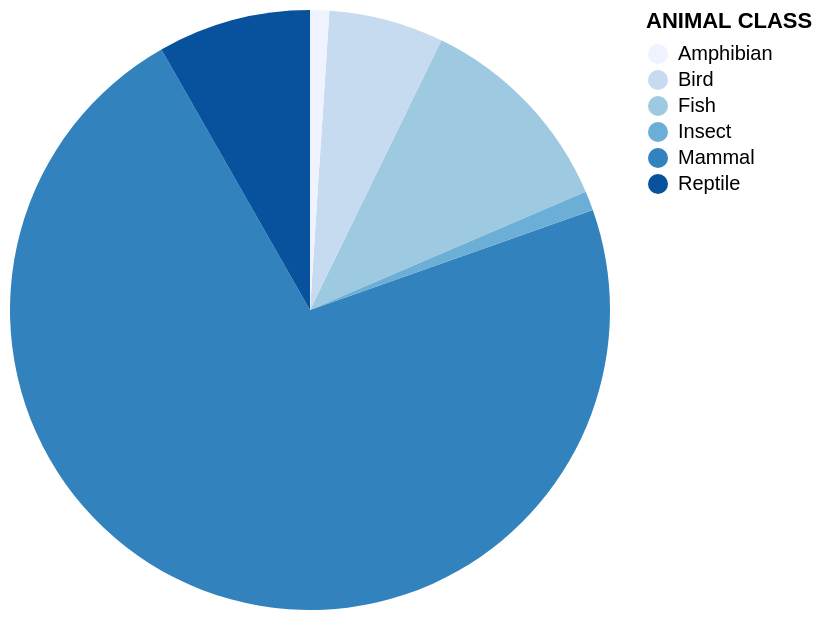

The notebook cell this image was saved under:
### Markdown cell above
### Animal Class

### Code cell
alt.Chart(wwfSpeciesList).mark_arc().encode(
    alt.Angle("count(ANIMAL CLASS):Q"),
    alt.Color("ANIMAL CLASS:N").scale(range=["#eff3ff", "#c6dbef", "#9ecae1", "#6baed6", "#3182bd", "#08519c"])
)

### Figure 1 — Vega-Lite specification as saved in the notebook (floating-point values rounded to 4 significant figures)
{"config": {"view": {"continuousWidth": 300, "continuousHeight": 300}}, "data": {"name": "data-e80cb87e82b1775128dae272ba3446ce"}, "mark": {"type": "arc"}, "encoding": {"angle": {"aggregate": "count", "field": "ANIMAL CLASS", "type": "quantitative"}, "color": {"field": "ANIMAL CLASS", "scale": {"range": ["#eff3ff", "#c6dbef", "#9ecae1", "#6baed6", "#3182bd", "#08519c"]}, "type": "nominal"}}, "$schema": "https://vega.github.io/schema/vega-lite/v5.20.1.json", "datasets": {"data-e80cb87e82b1775128dae272ba3446ce": [{"COMMON NAME": "African forest elephant", "SCIENTIFIC NAME": null, "CONSERVATION STATUS": "Critically Endangered", "LAND/WATER": "Land", "ANIMAL CLASS": "Mammal"}, {"COMMON NAME": "Amur Leopard", "SCIENTIFIC NAME": "Panthera pardus orientalis", "CONSERVATION STATUS": "Critically Endangered", "LAND/WATER": "Land", "ANIMAL CLASS": "Mammal"}, {"COMMON NAME": "Black Rhino", "SCIENTIFIC NAME": "Diceros bicornis", "CONSERVATION STATUS": "Critically Endangered", "LAND/WATER": "Land", "ANIMAL CLASS": "Mammal"}, {"COMMON NAME": "Bornean Orangutan", "SCIENTIFIC NAME": "Pongo pygmaeus", "CONSERVATION STATUS": "Critically Endangered", "LAND/WATER": "Land", "ANIMAL CLASS": "Mammal"}, {"COMMON NAME": "Cross River Gorilla", "SCIENTIFIC NAME": "Gorilla gorilla diehli", "CONSERVATION STATUS": "Critically Endangered", "LAND/WATER": "Land", "ANIMAL CLASS": "Mammal"}, {"COMMON NAME": "Eastern Lowland Gorilla", "SCIENTIFIC NAME": "Gorilla beringei graueri", "CONSERVATION STATUS": "Critically Endangered", "LAND/WATER": "Land", "ANIMAL CLASS": "Mammal"}, {"COMMON NAME": "Hawksbill Turtle", "SCIENTIFIC NAME": "Eretmochelys imbricata", "CONSERVATION STATUS": "Critically Endangered", "LAND/WATER": "Water", "ANIMAL CLASS": "Reptile"}, {"COMMON NAME": "Javan Rhino", "SCIENTIFIC NAME": "Rhinoceros sondaicus", "CONSERVATION STATUS": "Critically Endangered", "LAND/WATER": "Land", "ANIMAL CLASS": "Mammal"}, {"COMMON NAME": "Orangutan", "SCIENTIFIC NAME": "Pongo abelii, Pongo pygmaeus", "CONSERVATION STATUS": "Critically Endangered", "LAND/WATER": "Land", "ANIMAL CLASS": "Mammal"}, {"COMMON NAME": "Saola", "SCIENTIFIC NAME": "Pseudoryx nghetinhensis", "CONSERVATION STATUS": "Critically Endangered", "LAND/WATER": "Land", "ANIMAL CLASS": "Mammal"}, {"COMMON NAME": "Sumatran Elephant", "SCIENTIFIC NAME": "Elephas maximus sumatranus", "CONSERVATION STATUS": "Critically Endangered", "LAND/WATER": "Land", "ANIMAL CLASS": "Mammal"}, {"COMMON NAME": "Sumatran Orangutan", "SCIENTIFIC NAME": "Pongo abelii", "CONSERVATION STATUS": "Critically Endangered", "LAND/WATER": "Land", "ANIMAL CLASS": "Mammal"}, {"COMMON NAME": "Sumatran Rhino", "SCIENTIFIC NAME": "Dicerorhinus sumatrensis", "CONSERVATION STATUS": "Critically Endangered", "LAND/WATER": "Land", "ANIMAL CLASS": "Mammal"}, {"COMMON NAME": "Sunda Tiger", "SCIENTIFIC NAME": "Panthera tigris sondaica", "CONSERVATION STATUS": "Critically Endangered", "LAND/WATER": "Land", "ANIMAL CLASS": "Mammal"}, {"COMMON NAME": "Vaquita", "SCIENTIFIC NAME": "Phocoena sinus", "CONSERVATION STATUS": "Critically Endangered", "LAND/WATER": "Water", "ANIMAL CLASS": "Mammal"}, {"COMMON NAME": "Western Lowland Gorilla", "SCIENTIFIC NAME": "Gorilla gorilla gorilla", "CONSERVATION STATUS": "Critically Endangered", "LAND/WATER": "Land", "ANIMAL CLASS": "Mammal"}, {"COMMON NAME": "Yangtze Finless Porpoise", "SCIENTIFIC NAME": "Neophocaena asiaeorientalis ssp. asiaeorientalis", "CONSERVATION STATUS": "Critically Endangered", "LAND/WATER": "Water", "ANIMAL CLASS": "Mammal"}, {"COMMON NAME": "African savanna elephant", "SCIENTIFIC NAME": "Loxodonta africana africana", "CONSERVATION STATUS": "Endangered", "LAND/WATER": "Land", "ANIMAL CLASS": "Mammal"}, {"COMMON NAME": "African Wild Dog", "SCIENTIFIC NAME": "Lycaon pictus", "CONSERVATION STATUS": "Endangered", "LAND/WATER": "Land", "ANIMAL CLASS": "Mammal"}, {"COMMON NAME": "Asian Elephant", "SCIENTIFIC NAME": "Elephas maximus indicus", "CONSERVATION STATUS": "Endangered", "LAND/WATER": "Land", "ANIMAL CLASS": "Mammal"}, {"COMMON NAME": "Black-footed Ferret", "SCIENTIFIC NAME": "Mustela nigripes", "CONSERVATION STATUS": "Endangered", "LAND/WATER": "Land", "ANIMAL CLASS": "Mammal"}, {"COMMON NAME": "Blue Whale", "SCIENTIFIC NAME": "Balaenoptera musculus", "CONSERVATION STATUS": "Endangered", "LAND/WATER": "Water", "ANIMAL CLASS": "Mammal"}, {"COMMON NAME": "Bluefin Tuna", "SCIENTIFIC NAME": "Thunnus Thynnus", "CONSERVATION STATUS": "Endangered", "LAND/WATER": "Water", "ANIMAL CLASS": "Fish"}, {"COMMON NAME": "Bonobo", "SCIENTIFIC NAME": "Pan paniscus", "CONSERVATION STATUS": "Endangered", "LAND/WATER": "Land", "ANIMAL CLASS": "Mammal"}, {"COMMON NAME": "Bornean Elephant", "SCIENTIFIC NAME": "Elephas maximus borneensis", "CONSERVATION STATUS": "Endangered", "LAND/WATER": "Land", "ANIMAL CLASS": "Mammal"}, {"COMMON NAME": "Chimpanzee", "SCIENTIFIC NAME": "Pan troglodytes", "CONSERVATION STATUS": "Endangered", "LAND/WATER": "Land", "ANIMAL CLASS": "Mammal"}, {"COMMON NAME": "Fin Whale", "SCIENTIFIC NAME": "Balaenoptera physalus", "CONSERVATION STATUS": "Endangered", "LAND/WATER": "Water", "ANIMAL CLASS": "Mammal"}, {"COMMON NAME": "Galápagos Penguin", "SCIENTIFIC NAME": "Spheniscus mendiculus", "CONSERVATION STATUS": "Endangered", "LAND/WATER": "Water", "ANIMAL CLASS": "Bird"}, {"COMMON NAME": "Ganges River Dolphin", "SCIENTIFIC NAME": "Platanista gangetica gangetica", "CONSERVATION STATUS": "Endangered", "LAND/WATER": "Water", "ANIMAL CLASS": "Mammal"}, {"COMMON NAME": "Green Turtle", "SCIENTIFIC NAME": "Chelonia mydas", "CONSERVATION STATUS": "Endangered", "LAND/WATER": "Water", "ANIMAL CLASS": "Reptile"}, {"COMMON NAME": "Hector's Dolphin", "SCIENTIFIC NAME": "Cephalorhynchus hectori", "CONSERVATION STATUS": "Endangered", "LAND/WATER": "Water", "ANIMAL CLASS": "Mammal"}, {"COMMON NAME": "Humphead Wrasse", "SCIENTIFIC NAME": "Cheilinus undulatus", "CONSERVATION STATUS": "Endangered", "LAND/WATER": "Water", "ANIMAL CLASS": "Fish"}, {"COMMON NAME": "Indian Elephant", "SCIENTIFIC NAME": "Elephas maximus indicus", "CONSERVATION STATUS": "Endangered", "LAND/WATER": "Land", "ANIMAL CLASS": "Mammal"}, {"COMMON NAME": "Indus River Dolphin", "SCIENTIFIC NAME": "Platanista minor", "CONSERVATION STATUS": "Endangered", "LAND/WATER": "Water", "ANIMAL CLASS": "Mammal"}, {"COMMON NAME": "Irrawaddy Dolphin", "SCIENTIFIC NAME": "Orcaella brevirostris", "CONSERVATION STATUS": "Endangered", "LAND/WATER": "Water", "ANIMAL CLASS": "Mammal"}, {"COMMON NAME": "Monarch Butterfly", "SCIENTIFIC NAME": "Danaus plexippus", "CONSERVATION STATUS": "Endangered", "LAND/WATER": "Land", "ANIMAL CLASS": "Insect"}, {"COMMON NAME": "Mountain Gorilla", "SCIENTIFIC NAME": "Gorilla beringei beringei", "CONSERVATION STATUS": "Endangered", "LAND/WATER": "Land", "ANIMAL CLASS": "Mammal"}, {"COMMON NAME": "North Atlantic Right Whale", "SCIENTIFIC NAME": "Eubalaena glacialis", "CONSERVATION STATUS": "Endangered", "LAND/WATER": "Water", "ANIMAL CLASS": "Mammal"}, {"COMMON NAME": "Red Panda", "SCIENTIFIC NAME": "Ailurus fulgens", "CONSERVATION STATUS": "Endangered", "LAND/WATER": "Land", "ANIMAL CLASS": "Mammal"}, {"COMMON NAME": "Sea Lions", "SCIENTIFIC NAME": "Zalophus wollebaeki", "CONSERVATION STATUS": "Endangered", "LAND/WATER": "Water", "ANIMAL CLASS": "Mammal"}, {"COMMON NAME": "Sea Turtle", "SCIENTIFIC NAME": "Cheloniidae and Dermochelyidae families", "CONSERVATION STATUS": "Endangered", "LAND/WATER": "Water", "ANIMAL CLASS": "Reptile"}, {"COMMON NAME": "Sei Whale", "SCIENTIFIC NAME": "Balaenoptera borealis", "CONSERVATION STATUS": "Endangered", "LAND/WATER": "Water", "ANIMAL CLASS": "Mammal"}, {"COMMON NAME": "Sri Lankan Elephant", "SCIENTIFIC NAME": "Elephas maximus maximus", "CONSERVATION STATUS": "Endangered", "LAND/WATER": "Land", "ANIMAL CLASS": "Mammal"}, {"COMMON NAME": "Tiger", "SCIENTIFIC NAME": "Panthera tigris", "CONSERVATION STATUS": "Endangered", "LAND/WATER": "Land", "ANIMAL CLASS": "Mammal"}, {"COMMON NAME": "Whale", "SCIENTIFIC NAME": "Balaenoptera, Balaena, Eschrichtius, and Eubalaen", "CONSERVATION STATUS": "Endangered", "LAND/WATER": "Water", "ANIMAL CLASS": "Mammal"}, {"COMMON NAME": "Whale Shark", "SCIENTIFIC NAME": "Rhincodon typus", "CONSERVATION STATUS": "Endangered", "LAND/WATER": "Water", "ANIMAL CLASS": "Fish"}, {"COMMON NAME": "Bigeye Tuna", "SCIENTIFIC NAME": "Thunnus obesus", "CONSERVATION STATUS": "Vulnerable", "LAND/WATER": "Water", "ANIMAL CLASS": "Fish"}, {"COMMON NAME": "Black Spider Monkey", "SCIENTIFIC NAME": "Ateles paniscus", "CONSERVATION STATUS": "Vulnerable", "LAND/WATER": "Land", "ANIMAL CLASS": "Mammal"}, {"COMMON NAME": "Dugong", "SCIENTIFIC NAME": "Dugong dugon", "CONSERVATION STATUS": "Vulnerable", "LAND/WATER": "Water", "ANIMAL CLASS": "Mammal"}, {"COMMON NAME": "Giant Panda", "SCIENTIFIC NAME": "Ailuropoda melanoleuca", "CONSERVATION STATUS": "Vulnerable", "LAND/WATER": "Land", "ANIMAL CLASS": "Mammal"}, {"COMMON NAME": "Giant Tortoise", "SCIENTIFIC NAME": null, "CONSERVATION STATUS": "Vulnerable", "LAND/WATER": "Land", "ANIMAL CLASS": "Reptile"}, {"COMMON NAME": "Great White Shark", "SCIENTIFIC NAME": "Carcharodon carcharias", "CONSERVATION STATUS": "Vulnerable", "LAND/WATER": "Water", "ANIMAL CLASS": "Fish"}, {"COMMON NAME": "Greater One-Horned Rhino", "SCIENTIFIC NAME": "Rhinoceros unicornis", "CONSERVATION STATUS": "Vulnerable", "LAND/WATER": "Land", "ANIMAL CLASS": "Mammal"}, {"COMMON NAME": "Hippopotamus", "SCIENTIFIC NAME": "Hippopotamus amphibius", "CONSERVATION STATUS": "Vulnerable", "LAND/WATER": "Land", "ANIMAL CLASS": "Mammal"}, {"COMMON NAME": "Leatherback Turtle", "SCIENTIFIC NAME": "Dermochelys coriacea", "CONSERVATION STATUS": "Vulnerable", "LAND/WATER": "Water", "ANIMAL CLASS": "Reptile"}, {"COMMON NAME": "Lion", "SCIENTIFIC NAME": "Panthera Leo", "CONSERVATION STATUS": "Vulnerable", "LAND/WATER": "Land", "ANIMAL CLASS": "Mammal"}, {"COMMON NAME": "Loggerhead Turtle", "SCIENTIFIC NAME": "Caretta caretta", "CONSERVATION STATUS": "Vulnerable", "LAND/WATER": "Water", "ANIMAL CLASS": "Reptile"}, {"COMMON NAME": "Marine Iguana", "SCIENTIFIC NAME": "Amblyrhynchus cristatus", "CONSERVATION STATUS": "Vulnerable", "LAND/WATER": "Land", "ANIMAL CLASS": "Reptile"}, {"COMMON NAME": "Olive Ridley Turtle", "SCIENTIFIC NAME": "Lepidochelys olivacea", "CONSERVATION STATUS": "Vulnerable", "LAND/WATER": "Water", "ANIMAL CLASS": "Reptile"}, {"COMMON NAME": "Polar Bear", "SCIENTIFIC NAME": "Ursus maritimus", "CONSERVATION STATUS": "Vulnerable", "LAND/WATER": "Land", "ANIMAL CLASS": "Mammal"}, {"COMMON NAME": "Snow Leopard", "SCIENTIFIC NAME": "Panthera uncia", "CONSERVATION STATUS": "Vulnerable", "LAND/WATER": "Land", "ANIMAL CLASS": "Mammal"}, {"COMMON NAME": "Southern rockhopper penguin", "SCIENTIFIC NAME": "Eudyptes chrysocome", "CONSERVATION STATUS": "Vulnerable", "LAND/WATER": "Water", "ANIMAL CLASS": "Bird"}, {"COMMON NAME": "Albacore Tuna", "SCIENTIFIC NAME": "Thunnus alalunga", "CONSERVATION STATUS": "Near Threatened", "LAND/WATER": "Water", "ANIMAL CLASS": "Fish"}, {"COMMON NAME": "Beluga", "SCIENTIFIC NAME": "Delphinapterus leucas", "CONSERVATION STATUS": "Near Threatened", "LAND/WATER": "Water", "ANIMAL CLASS": "Mammal"}, {"COMMON NAME": "Greater Sage-Grouse", "SCIENTIFIC NAME": "Centrocercus urophasianus", "CONSERVATION STATUS": "Near Threatened", "LAND/WATER": "Land", "ANIMAL CLASS": "Bird"}, {"COMMON NAME": "Jaguar", "SCIENTIFIC NAME": "Panthera onca", "CONSERVATION STATUS": "Near Threatened", "LAND/WATER": "Land", "ANIMAL CLASS": "Mammal"}, {"COMMON NAME": "Mountain Plover", "SCIENTIFIC NAME": "Charadrius montanus", "CONSERVATION STATUS": "Near Threatened", "LAND/WATER": "Land", "ANIMAL CLASS": "Bird"}, {"COMMON NAME": "Plains Bison", "SCIENTIFIC NAME": "Bison bison bison", "CONSERVATION STATUS": "Near Threatened", "LAND/WATER": "Land", "ANIMAL CLASS": "Mammal"}, {"COMMON NAME": "White Rhino", "SCIENTIFIC NAME": "Ceratotherium simum", "CONSERVATION STATUS": "Near Threatened", "LAND/WATER": "Land", "ANIMAL CLASS": "Mammal"}, {"COMMON NAME": "Yellowfin Tuna", "SCIENTIFIC NAME": "Thunnus albacares", "CONSERVATION STATUS": "Near Threatened", "LAND/WATER": "Water", "ANIMAL CLASS": "Fish"}, {"COMMON NAME": "Arctic Fox", "SCIENTIFIC NAME": "Vulpes lagopus", "CONSERVATION STATUS": "Least Concern", "LAND/WATER": "Land", "ANIMAL CLASS": "Mammal"}, {"COMMON NAME": "Arctic Wolf", "SCIENTIFIC NAME": "Canis lupus arctos", "CONSERVATION STATUS": "Least Concern", "LAND/WATER": "Land", "ANIMAL CLASS": "Mammal"}, {"COMMON NAME": "Bowhead Whale", "SCIENTIFIC NAME": "Balaena mysticetus", "CONSERVATION STATUS": "Least Concern", "LAND/WATER": "Water", "ANIMAL CLASS": "Mammal"}, {"COMMON NAME": "Brown Bear", "SCIENTIFIC NAME": "Ursus arctos", "CONSERVATION STATUS": "Least Concern", "LAND/WATER": "Land", "ANIMAL CLASS": "Mammal"}, {"COMMON NAME": "Common Bottlenose Dolphin", "SCIENTIFIC NAME": "Tursiops truncates", "CONSERVATION STATUS": "Least Concern", "LAND/WATER": "Water", "ANIMAL CLASS": "Mammal"}, {"COMMON NAME": "Gray Whale", "SCIENTIFIC NAME": "Eschrichtius robustus", "CONSERVATION STATUS": "Least Concern", "LAND/WATER": "Land", "ANIMAL CLASS": "Mammal"}, {"COMMON NAME": "Macaw", "SCIENTIFIC NAME": "Ara ararauna", "CONSERVATION STATUS": "Least Concern", "LAND/WATER": "Land", "ANIMAL CLASS": "Bird"}, {"COMMON NAME": "Narwhal", "SCIENTIFIC NAME": "Monodon monoceros", "CONSERVATION STATUS": "Least Concern", "LAND/WATER": "Water", "ANIMAL CLASS": "Mammal"}, {"COMMON NAME": "Pronghorn", "SCIENTIFIC NAME": "Antilocarpa americana", "CONSERVATION STATUS": "Least Concern", "LAND/WATER": "Land", "ANIMAL CLASS": "Mammal"}, {"COMMON NAME": "Skipjack Tuna", "SCIENTIFIC NAME": "Katsuwonus pelamis", "CONSERVATION STATUS": "Least Concern", "LAND/WATER": "Water", "ANIMAL CLASS": "Fish"}, {"COMMON NAME": "Swift Fox", "SCIENTIFIC NAME": "Vulpes velox", "CONSERVATION STATUS": "Least Concern", "LAND/WATER": "Land", "ANIMAL CLASS": "Mammal"}, {"COMMON NAME": "Tree Kangaroo", "SCIENTIFIC NAME": "Dendrolagus sp.", "CONSERVATION STATUS": "Least Concern", "LAND/WATER": "Land", "ANIMAL CLASS": "Mammal"}, {"COMMON NAME": "African Elephant", "SCIENTIFIC NAME": "Loxodonta africana", "CONSERVATION STATUS": null, "LAND/WATER": "Land", "ANIMAL CLASS": "Mammal"}, {"COMMON NAME": "Amazon River Dolphin", "SCIENTIFIC NAME": "Scientific Name Inia geoffrensis", "CONSERVATION STATUS": null, "LAND/WATER": "Water", "ANIMAL CLASS": "Mammal"}, {"COMMON NAME": "Continental Tiger", "SCIENTIFIC NAME": "Panthera tigris tigris", "CONSERVATION STATUS": null, "LAND/WATER": "Land", "ANIMAL CLASS": "Mammal"}, {"COMMON NAME": "Dolphins and Porpoises", "SCIENTIFIC NAME": null, "CONSERVATION STATUS": null, "LAND/WATER": "Water", "ANIMAL CLASS": "Mammal"}, {"COMMON NAME": "Elephant", "SCIENTIFIC NAME": null, "CONSERVATION STATUS": null, "LAND/WATER": "Land", "ANIMAL CLASS": "Mammal"}, {"COMMON NAME": "Gorilla", "SCIENTIFIC NAME": "Gorilla gorilla and Gorilla beringei", "CONSERVATION STATUS": null, "LAND/WATER": "Land", "ANIMAL CLASS": "Mammal"}, {"COMMON NAME": "Pacific Salmon", "SCIENTIFIC NAME": null, "CONSERVATION STATUS": null, "LAND/WATER": "Water", "ANIMAL CLASS": "Fish"}, {"COMMON NAME": "Pangolin", "SCIENTIFIC NAME": null, "CONSERVATION STATUS": null, "LAND/WATER": "Land", "ANIMAL CLASS": "Mammal"}, {"COMMON NAME": "Penguin", "SCIENTIFIC NAME": "Spheniscidae", "CONSERVATION STATUS": null, "LAND/WATER": "Land", "ANIMAL CLASS": "Bird"}, {"COMMON NAME": "Poison Dart Frog", "SCIENTIFIC NAME": "Dendrobates species", "CONSERVATION STATUS": null, "LAND/WATER": "Land", "ANIMAL CLASS": "Amphibian"}, {"COMMON NAME": "Rhino", "SCIENTIFIC NAME": null, "CONSERVATION STATUS": null, "LAND/WATER": "Land", "ANIMAL CLASS": "Mammal"}, {"COMMON NAME": "Seals", "SCIENTIFIC NAME": null, "CONSERVATION STATUS": null, "LAND/WATER": "Land", "ANIMAL CLASS": "Mammal"}, {"COMMON NAME": "Shark", "SCIENTIFIC NAME": null, "CONSERVATION STATUS": null, "LAND/WATER": "Water", "ANIMAL CLASS": "Fish"}, {"COMMON NAME": "Sloth", "SCIENTIFIC NAME": null, "CONSERVATION STATUS": null, "LAND/WATER": "Land", "ANIMAL CLASS": "Mammal"}, {"COMMON NAME": "Tuna", "SCIENTIFIC NAME": "Thunnus and Katsuwonus species", "CONSERVATION STATUS": null, "LAND/WATER": "Water", "ANIMAL CLASS": "Fish"}]}}
